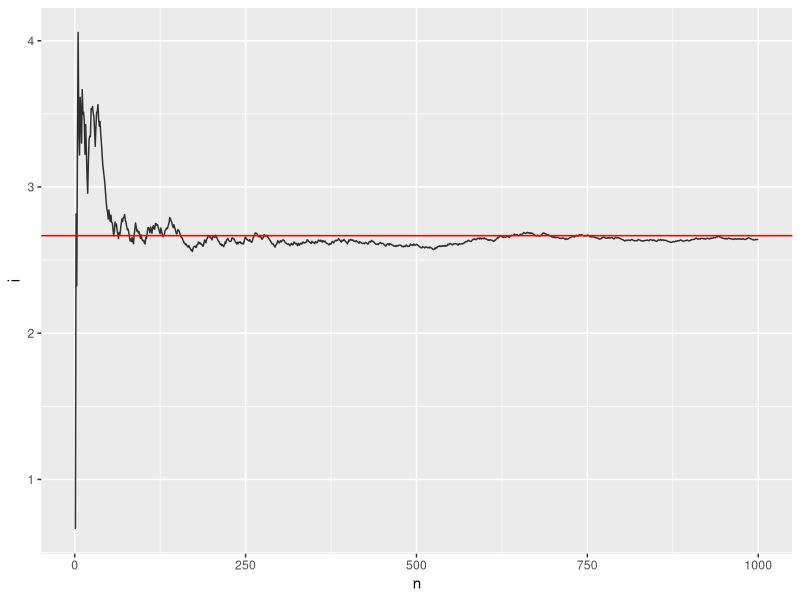
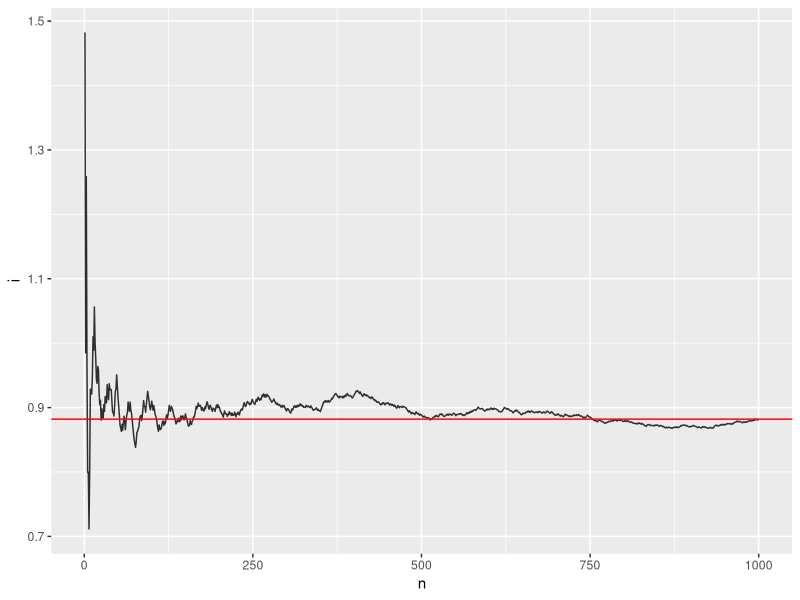
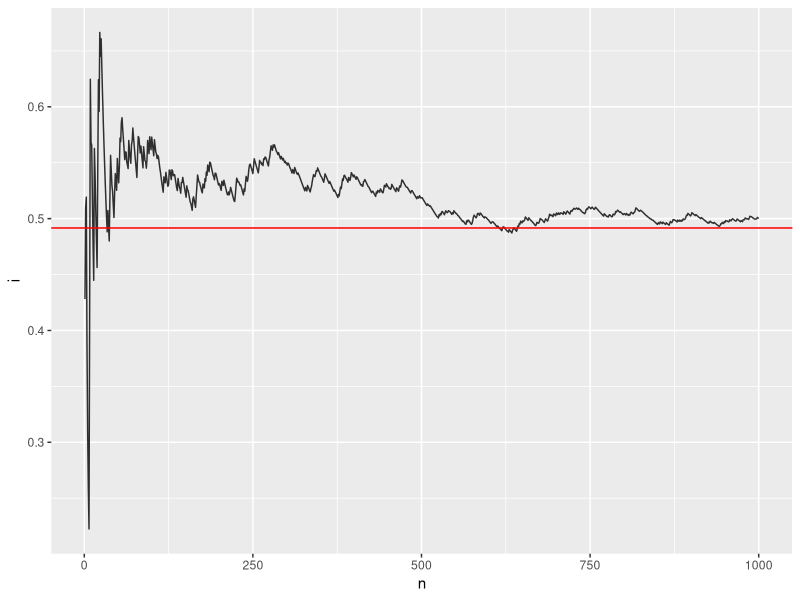
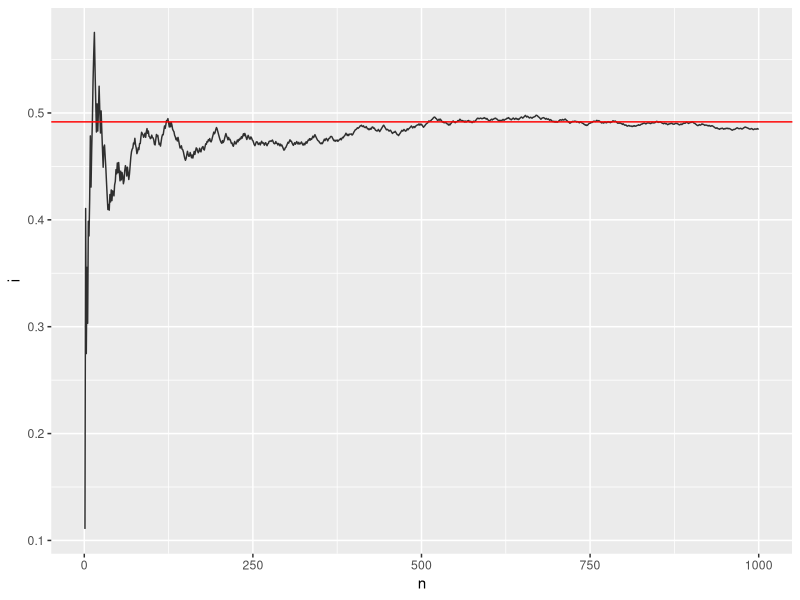

Write R code to recreate these figures, in order.
## ---- chunk 1
set.seed(123)

library(purrr)

id <- function(x) { x }

# accept a function and bounds.
#
# @param f A real function f : R -> R to be integrated by Monte Carlo integration
#          over a uniform distribution
mc_integrate_unif <- function(h = function(x) { id(x) }, a = 0, b = 1, n = 1000) {

    # sample from a to b, n times
    draws <- runif(n, min = a, max = b)

    # Now go ahead and map the function over this.
    h_Xs <- map_dbl(draws, h)

    # Take the cumsum and then average it by dividing by n
    cumsum(h_Xs) / seq(n)
}

mc_integrate_norm <- function(h = function(x) { id(x) }, n = 1000) {

    draws <- rnorm(n)
    h_Xs <- map_dbl(draws, h)
    cumsum(h_Xs) / seq(n)
}

h_x <- function(x) { (cos(50 * x) + sin(20 * x))**2 }

# 2 dimensional version where we determine the x AND y bounds
mc_integrate_rec <- function(f = id, min_x, max_x, min_y, max_y, n = 1000) {

    x_width <- max_x - min_x
    y_width <- max_y - min_y

    # Randomly sample between x and y
    x_rand <- runif(n, min_x, max_x)
    y_rand <- runif(n, min_y, max_y)

    sum(map2_lgl(x_rand, y_rand, function(x, y) { x <= y })) / n
}

rnorm_bounded_single <- function(a, b, mean = 0, sd = 1) {
    while (TRUE) {
        x <- rnorm(1, mean, sd)
        if (x >= a & x <= b) {return(x)}
    }
}

rnorm_bounded <- function(n, a, b, mean = 0, sd = 1) {
    x <- vector("numeric", n)
    for (i in seq_len(n)) {
        x[i] = rnorm_bounded_single(a, b, mean, sd)
    }
    x
}

mc_integrate_norm_bounded <- function(h = id, a = 0, b = 1, n = 1000) {

    draws <- rnorm_bounded(n, a, b)
    h_Xs <- map_dbl(draws, h)
    cumsum(h_Xs) / seq(n)

}

## ---- chunk 2
library(tidyverse)
## ---- chunk 3
h_x <- function(x) { 2 * x ** 2 }

MCtraj <- function(n) { mc_integrate_unif(h_x, 0, 2, n) }

traj <- MCtraj(1000)

df <- tibble(n = seq(1000), i = traj)

df |>
    ggplot(aes(n, i)) +
    geom_line(alpha = 0.8) +
    geom_hline(yintercept = 8/3, col = "red")

## ---- chunk 4
h_x <- function(x) { 2 * exp(- (x * x)) }

a <- 0
b <- 2
n <- 1000

MCtraj.unif <- function(n) { mc_integrate_unif(h_x, a, b, n) }


traj <- MCtraj.unif(n)

df <- tibble(n = seq(n), i = traj)

I_true <- 0.882081390762422


df |>
    ggplot(aes(n, i)) +
    geom_line(alpha = 0.8) +
    geom_hline(yintercept = I_true, col = "red")

## ---- chunk 5
a <- 0
b <- 2
n <- 1000

h_x <- function(x) { sqrt(2 * pi) * exp(- (x * x) / 2 ) }

MCtraj.norm <- function(n) { mc_integrate_norm_bounded(h_x, a, b, n) }

# I really have no clue how to procede since the domain of N(0, 1) is -\infty to +\infty
## ---- chunk 6
mc_integrate_student <- function(h = id, degrees_freedom = 2, n = 1000) {

    draws <- rt(n, degrees_freedom)
    h_Xs <- map_dbl(draws, h)
    cumsum(h_Xs) / seq(n)
}

h_x <- function(x) { exp(- (x * x))}

MCtraj.student <- function(n, d) { mc_integrate_student(h_x, d, n) }


mc_integrate_cauchy <- function(h = id, location = 0, scale = 1) {

    draws <- rcauchy(n, location, scale)
    h_Xs <- map_dbl(draws, h)
    cumsum(h_Xs) / seq(n)
}

# We want to calculate the integral of exp(-u^2) * f_d, where f_d is the students t. So exp(-u^2) * fd is actually
# our E[h(x)], so h(x) * dcauchy = exp(-u^2) * fd. Thus, h(x) = (exp(-u^2) * fd) / dcauchy.
MCtraj.cauchy <- function(n, d) {
    mc_integrate_cauchy(h = function(x) {(exp(-x**2) * dt(x, d)) / dcauchy(x, 0, d)},
                        0,
                        d)
}

## ---- chunk 7
t_cauchy <- function(n, d) {
    x <- MCtraj.cauchy(n, d)
    x[n]
}

t_student <- function(n, d) {
    x <- MCtraj.student(n, d)
    x[n]
}

# Cauchy Trajectory
traj <- MCtraj.cauchy(n, 2)
df <- tibble(n = seq(n), i = traj)
df |>
    ggplot(aes(n, i)) +
    geom_line(alpha = 0.8)+
    geom_hline(yintercept = 0.4916598, col = "red")

# Student Trajectory
traj <- MCtraj.student(n, 2)
df <- tibble(n = seq(n), i = traj)
df |>
    ggplot(aes(n, i)) +
    geom_line(alpha = 0.8) +
    geom_hline(yintercept = 0.4916598, col = "red")

